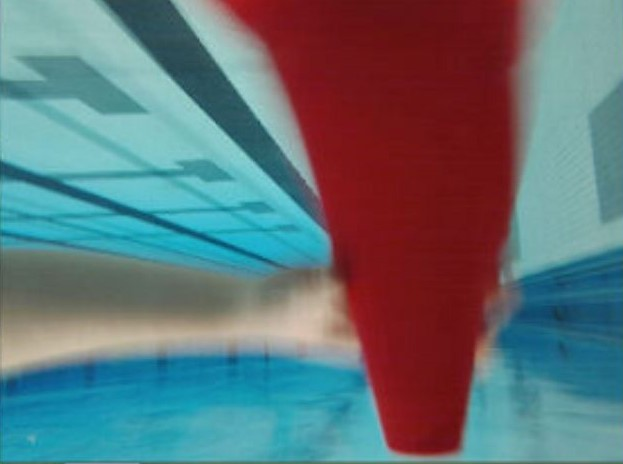
%> input picture 2022 Legacy/MATLAB/ClusteringPCA Tests/15Capture.JPG, 623 x 464 px
$ octave NoiseEdge_001.m   (GNU Octave 9; MATLAB toolbox functions it lacks are replaced by stand-ins)
%> lines starting %> are read from the running program, lines starting %| are printed output that depends on the picture
clear
close all;
clc;

%%%%%%%%%%%%%% Final Project - Part 1 %%%%%%%%%%%%%%%%%%%

%Variables
X = rgb2gray(imread('15Capture.jpg'));
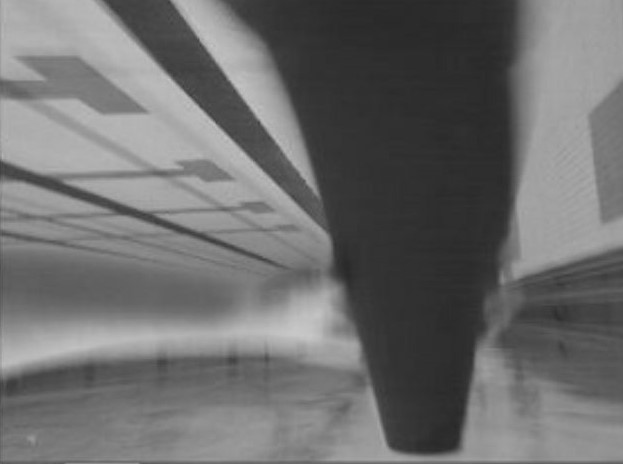
%> X: size 464x623 uint8; min 39, max 200, mean 109.6
Y = rgb2gray(imread('15Capture.jpg'));
order = [3 3; 5 5];

%Image Plotting
figure(1);
imshow(X);

figure(2);
imshow(Y);

%Noise Variance Estimate
noise = Y-X;
%> noise: size 464x623 uint8; every value is 0
noise_var = var(double(noise(:)));
%> noise_var = 0

% [62 lines of commented-out code are left out]
sobel = edge(Y, 'sobel');
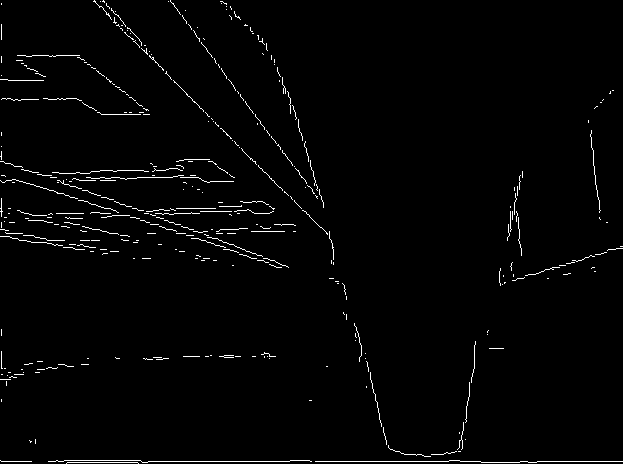
%> sobel: size 464x623 logical; 1.7% white in thin lines or dots
[~, th2] = edge(Y, 'log');
%> th2 = 0.00136
log = edge(Y, 'log', 1.7*th2, 2.4);
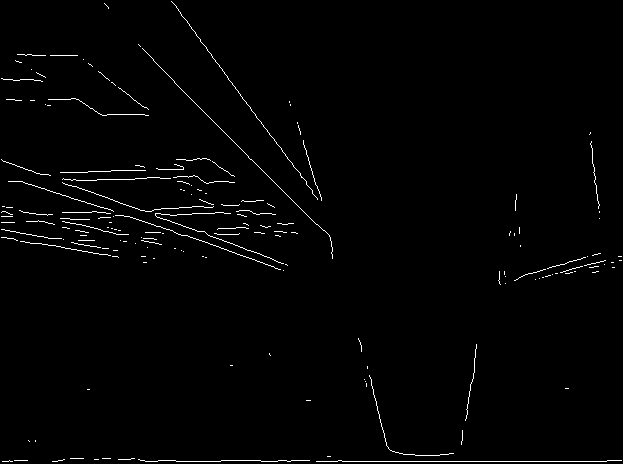
%> log: size 464x623 logical; 1.3% white in thin lines or dots
[~, th3] = edge(Y, 'canny');
%> th3 = [0.0773 0.193]
canny = edge(Y, 'canny', 1.2*th3, 3.25);
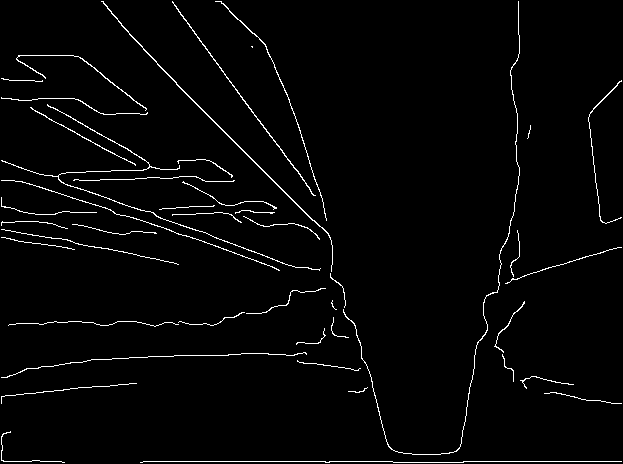
%> canny: size 464x623 logical; 2.4% white in thin lines or dots

%Plotting edge detection
figure(17);
imshow(sobel);

figure(18);
imshow(log);

figure(19);
imshow(canny);

$ run again, with 2022 Legacy/MATLAB/ClusteringPCA Tests/18Capture.JPG copied over 2022 Legacy/MATLAB/ClusteringPCA Tests/15Capture.JPG
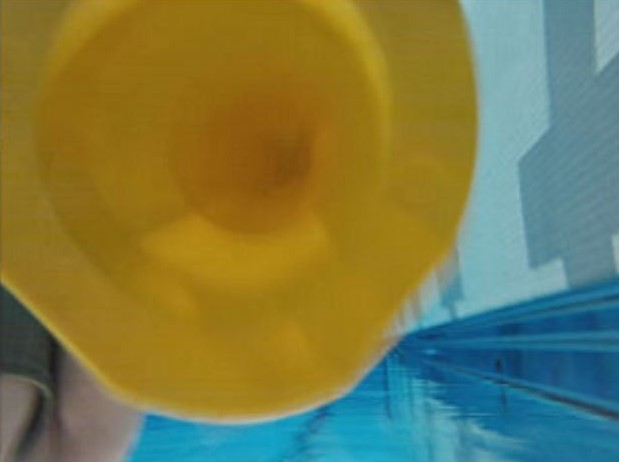
%> input picture 2022 Legacy/MATLAB/ClusteringPCA Tests/18Capture.JPG, 619 x 462 px
%> noise: size 462x619 uint8; every value is 0
%> noise_var = 0
%> `sobel = edge(Y, 'sobel');`:
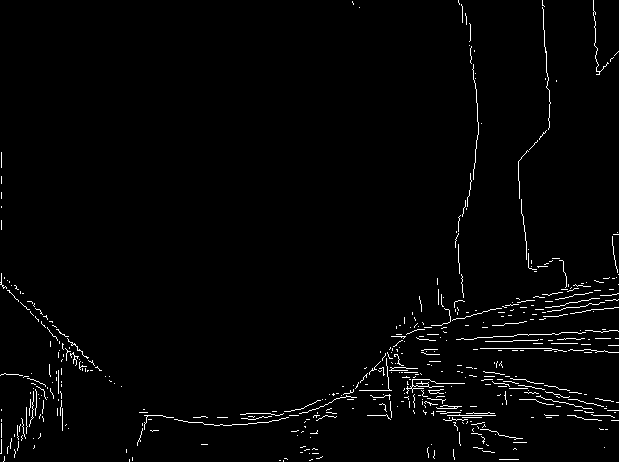
%> sobel: size 462x619 logical; 1.9% white in thin lines or dots
%> th2 = 0.000836
%> log: size 462x619 logical; 1.4% white in thin lines or dots
%> th3 = [0.0617 0.154]
%> `canny = edge(Y, 'canny', 1.2*th3, 3.25);`:
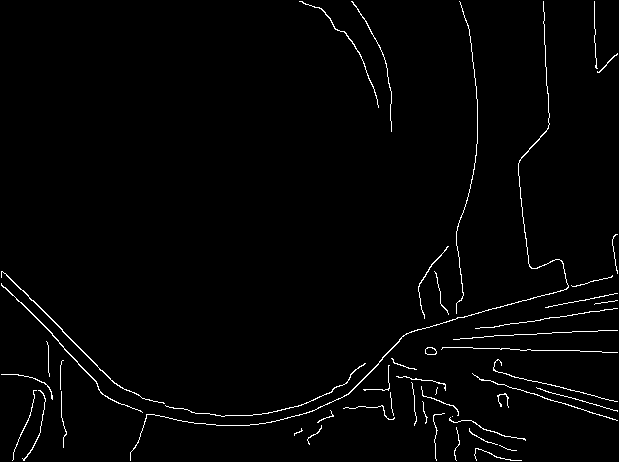
%> canny: size 462x619 logical; 1.8% white in thin lines or dots

$ run again, with 2022 Legacy/MATLAB/ClusteringPCA Tests/24Capture.JPG copied over 2022 Legacy/MATLAB/ClusteringPCA Tests/15Capture.JPG
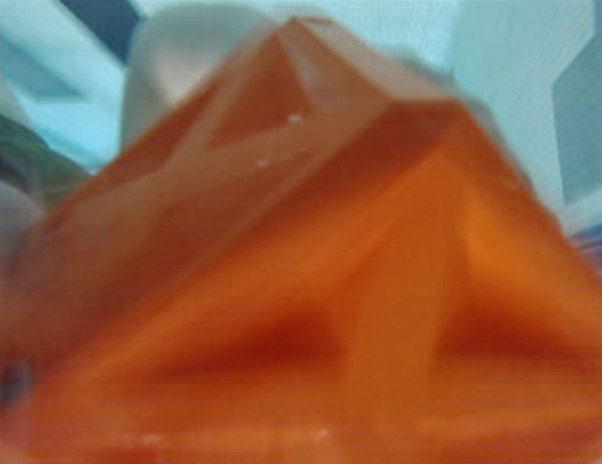
%> input picture 2022 Legacy/MATLAB/ClusteringPCA Tests/24Capture.JPG, 602 x 464 px
%> noise: size 464x602 uint8; every value is 0
%> noise_var = 0
%> `sobel = edge(Y, 'sobel');`:
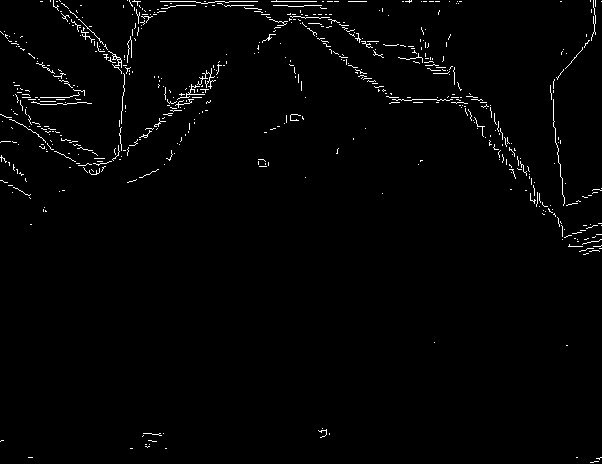
%> sobel: size 464x602 logical; 1.5% white in thin lines or dots
%> th2 = 0.000681
%> log: size 464x602 logical; 0.54% white in thin lines or dots
%> th3 = [0.068 0.17]
%> `canny = edge(Y, 'canny', 1.2*th3, 3.25);`:
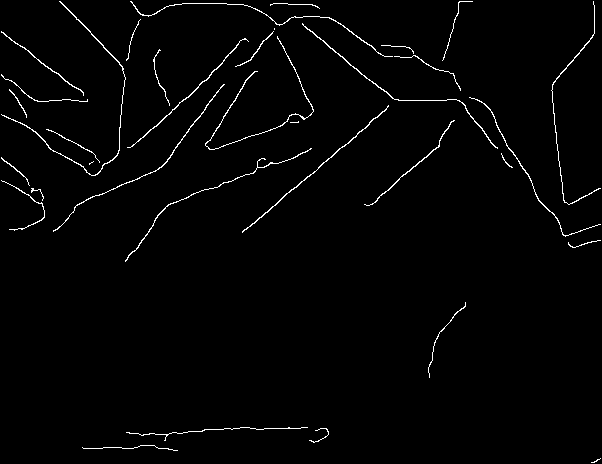
%> canny: size 464x602 logical; 1.7% white in thin lines or dots
